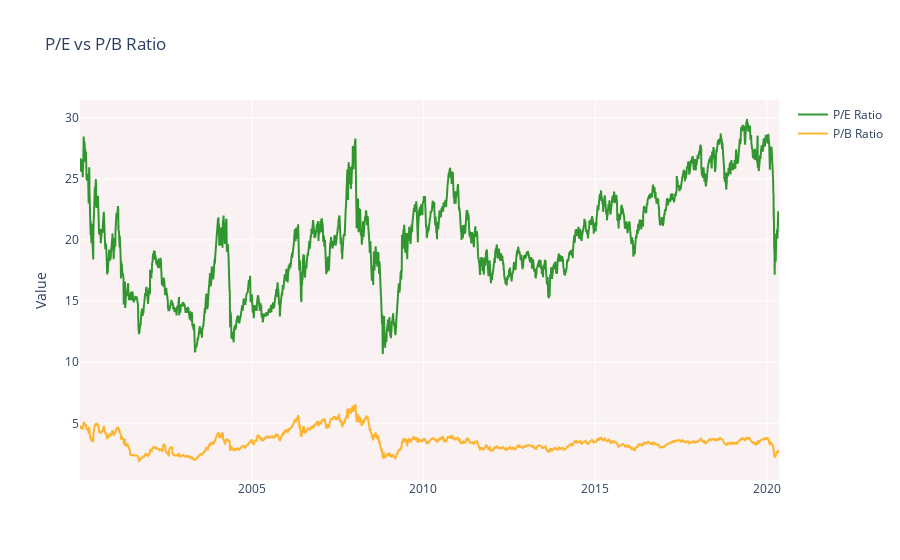

The code cell stored with this chart in its notebook:
### Markdown cell above
## 1.4 P/E vs P/B Ratio : Which one to use?

[P/E ratio is a popular measure](https://towardsdatascience.com/visualizing-the-stock-market-with-tableau-c0a7288e7b4d) of how expensive a company’s stock is. It is simply the company’s market capitalization divided by its net income — in other words, how much does it cost us to buy $1 of a particular company’s earnings. The higher the P/E ratio, all other things equal, the more expensive a stock is perceived to be.the P/E ratio shows what the market is willing to pay today for a stock based on its past or future earnings. A high P/E could mean that a stock's price is high relative to earnings and possibly overvalued. Conversely, a low P/E might indicate that the current stock price is low relative to earnings. 

![](https://imgur.com/mNCjWPD.png)

The **P/B ratio** on the other hand measures the market's valuation of a company relative to its book value.P/B ratio is used by value investors to identify potential investments and P/B ratios under 1 are typically considered solid investments.

![](https://imgur.com/uFGqIRV.png)

### Code cell
fig = go.Figure()
fig.add_trace(go.Scatter(
         x=nifty_50['Date'],
         y=nifty_50['P/E'],
         name='P/E Ratio',
    line=dict(color='green'),
    opacity=0.8))

fig.add_trace(go.Scatter(
         x=nifty_50['Date'],
         y=nifty_50['P/B'],
         name='P/B Ratio',
    line=dict(color='orange'),
    opacity=0.8))
        
    
fig.update_layout(title_text='P/E vs P/B Ratio',plot_bgcolor='rgb(250, 242, 242)',yaxis_title='Value')

fig.show()

### Figure 1 — Plotly figure (JSON) as saved in the notebook; plotly's stock layout.template omitted (floating-point values rounded to 4 significant figures; data arrays with more than 128 entries replaced by an {"elided": "..."} marker saying what was removed)
{"data": [{"line": {"color": "green"}, "name": "P/E Ratio", "opacity": 0.8, "type": "scatter", "x": {"elided": "5061 str values"}, "y": {"elided": "5061 float values"}}, {"line": {"color": "orange"}, "name": "P/B Ratio", "opacity": 0.8, "type": "scatter", "x": {"elided": "5061 str values"}, "y": {"elided": "5061 float values"}}], "layout": {"autosize": true, "plot_bgcolor": "rgb(250, 242, 242)", "title": {"text": "P/E vs P/B Ratio"}, "xaxis": {"autorange": true, "range": ["2000-01-03", "2020-05-08"], "type": "date"}, "yaxis": {"autorange": true, "range": [0.3656, 31.45], "title": {"text": "Value"}, "type": "linear"}}}
